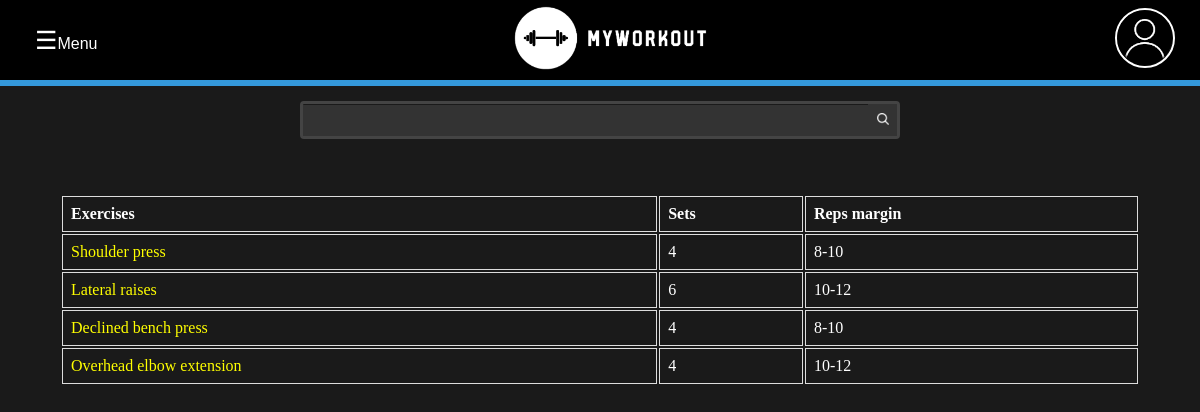
The app's page /workout/myworkout/admin-push-day/ with its own data.
### workout/models.py (models this page shows, shortened)
class SetExerciseRelationship(models.Model):
    exercise = models.ForeignKey(Exercise, on_delete=models.CASCADE)
    sets = models.IntegerField("Qty of Sets", default=1)
    initial_margin_expected_reps = models.IntegerField("Min. of reps: (opcional)",
                                                       null=True, blank=True)
    final_margin_expected_reps = models.IntegerField("Max. of reps: (opcional)",
                                                     null=True, blank=True)
    user = models.ForeignKey(User, on_delete=models.CASCADE, default=None)
    def get_reps_margin(self):
        if self.initial_margin_expected_reps and not self.final_margin_expected_reps:
            return f"{self.initial_margin_expected_reps}"
        elif self.final_margin_expected_reps and not self.initial_margin_expected_reps:
            return f"{self.final_margin_expected_reps}"
        elif self.initial_margin_expected_reps and self.final_margin_expected_reps:
            return f"{self.initial_margin_expected_reps}-{self.final_margin_expected_reps}"
        else:
            return "0"

class Exercise(models.Model):
    EXERCISE_DIFFICULTY = (
        ("E", "Easy"),
        ("M", "Medium"),
        ("H", "Hard",),
    )
    RES_PROFILE = (
        ("Unk", "Unknown"),
        ("Asc", "Ascending"),
        ("Dow", "Downward"),
    )
    cover = models.FileField(upload_to="images/exercises/%Y/%m/%d/",
                             validators=[FileExtensionValidator(['svg'])])
    attribution = models.TextField(blank=True)
    name = models.CharField("Exercise name", max_length=120)
    description = models.TextField("Exercise description")
    difficulty = models.CharField("Select the difficulty", max_length=1,
                                  choices=EXERCISE_DIFFICULTY)
    muscles = models.ManyToManyField("Muscle", related_name="Muscle",
                                     blank=True)
    muscle_group = models.ManyToManyField("MuscleGroup",
                                          related_name="MuscleGroup")
    slug = models.SlugField(unique=True, default="")
    resistance_profile = models.CharField("Resistance profile",
                                          choices=RES_PROFILE,
                                          max_length=3,
                                          blank=True)
    is_dumbell = models.BooleanField(default=False)
    is_barbell = models.BooleanField(default=False)
    is_cable = models.BooleanField(default=False)
    is_machine = models.BooleanField(default=False)
    sets = models.IntegerField("Number of sets", blank=True, default=0)
    steps = models.TextField("Steps", blank=True)
    def get_absolute_url(self):
        return reverse('workout:exercise', kwargs={"slug": self.slug})
    class Meta:
        ordering = ['name']

### workout/views/crud.py (the view)
# urls.py: path('myworkout/<slug>/', views.view_myworkout, name="myworkout"),
def view_myworkout(request, slug):
    workout = models.Workout.objects.get(slug=slug)
    context = {
        'workout': workout,
        'is_myworkout': True,
        "title": f"{workout.name} - ",
    }
    return render(request, "user/myworkout/myworkouts.html", context)

### templates/user/myworkout/myworkouts.html (shortened to what this page needs)
{% extends "base.html" %}
{% load static %}
{% block content %}
    <main class="main-content">
        {% if is_myworkout %}
        <table class="my-workouts-table">
            <thead>
              <tr>
                <th scope="col">Exercises</th>
                <th scope="col">Sets</th>
                <th scope="col">Reps margin</th>
              </tr>
            </thead>
            <tbody>
                {% for exercise in workout.set_exercise_relationships.all %}
                    <tr>
                        <td><a href="{{exercise.exercise.get_absolute_url}}">{{exercise.exercise.name}}</a></td>
                        <td>{{exercise.sets}}</td>
                        <td>{{exercise.get_reps_margin}}</td>
                    </tr>
                {% endfor %}
            </tbody>
          </table>
        {% endif %}
    </main>
{% endblock content %}

### static/css/style.css (style rules this page uses)
:root { --cor-fundo: #1a1a1a; --cor-texto: #ffffff; --cor-destaque: #3498db; --cor-sombra: #333333; --cor-fundo-secundario: #2c2c2c; --cor-texto-secundario: #cccccc; --cor-borda: #555555; }
html { height: 100%; }
body { height: 100%; padding: 0; margin: 0; color: white; background-color: #1a1a1a; overflow-y: scroll; }
.main-content { display: flex; width: 90%; margin: 40px auto; justify-content: center; }
.my-workouts-table { height: fit-content; width: 100%; }
.my-workouts-table th, td { border: 1px solid #dddddd; text-align: left; padding: 8px; }
.my-workouts-table a { color: yellow; text-decoration: solid; transition: all 0.3s ease-in-out; }

### records on screen
SetExerciseRelationship: exercise.name "Shoulder press", sets "4", get_reps_margin "8-10"
SetExerciseRelationship: exercise.name "Lateral raises", sets "6", get_reps_margin "10-12"
SetExerciseRelationship: exercise.name "Declined bench press", sets "4", get_reps_margin "8-10"
SetExerciseRelationship: exercise.name "Overhead elbow extension", sets "4", get_reps_margin "10-12"
